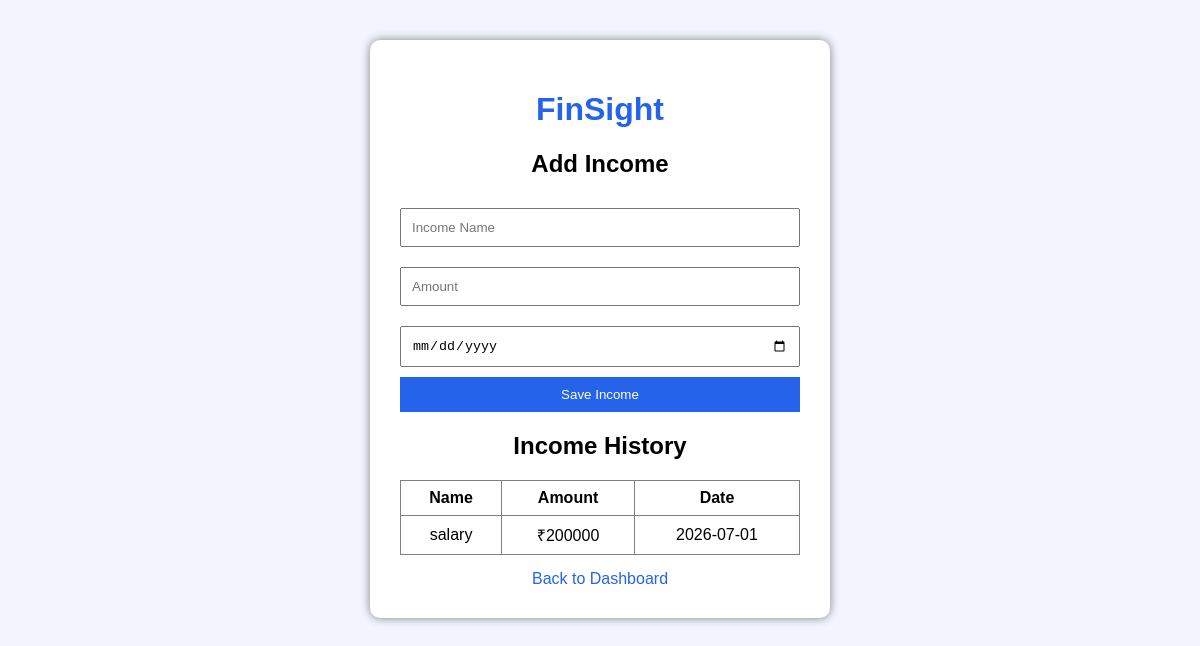
/income (signed in), run on the app's committed database.
### tables this page shows
CREATE TABLE income(
        id INTEGER PRIMARY KEY AUTOINCREMENT,
        user_id INTEGER,
        income_name TEXT,
        amount INTEGER,
        date TEXT
    );

### app.py (the view, shortened to what this page needs)
@app.route("/income", methods=["GET", "POST"])
def income():
    user_id = session.get("user_id")
    if not user_id:
        return redirect("/")
    conn = sqlite3.connect("database.db")
    cursor = conn.cursor()
    cursor.execute("""
        SELECT id,
               income_name,
               amount,
               date
        FROM income
        WHERE user_id=?
        ORDER BY date DESC
    """, (user_id,))
    incomes = cursor.fetchall()
    conn.close()
    return render_template(
        "income.html",
        incomes=incomes
    )

### templates/income.html (shortened to what this page needs)
<!DOCTYPE html>
<html>
<head>
</head>
<body>
<div class="container">
    <h1>FinSight</h1>
    <h2>Add Income</h2>
    <form method="POST">
        <input type="text" name="income_name" placeholder="Income Name" required>
        <input type="number" name="amount" placeholder="Amount" required>
        <input type="date" name="date" required>
        <button type="submit">Save Income</button>
    </form>
    <h2>Income History</h2>
    <table>
        <tr>
    <th>Name</th>
    <th>Amount</th>
    <th>Date</th>
</tr>
{% for income in incomes %}
<tr>
    <td>{{ income[1] }}</td>
    <td>₹{{ income[2] }}</td>
    <td>{{ income[3] }}</td>
</tr>
        {% endfor %}
    </table>
    <a href="/dashboard">Back to Dashboard</a>
</div>
</body>
</html>

### templates/income.html (style rules this page uses)
body { font-family: Arial, sans-serif; background: #f2f5ff; }
.container { width: 400px; margin: 40px auto; background: white; padding: 30px; border-radius: 10px; box-shadow: 0 0 10px gray; }
h1 { text-align: center; color: #2563eb; }
h2 { text-align: center; }
input { width: 100%; padding: 10px; margin: 10px 0; box-sizing: border-box; }
button { width: 100%; padding: 10px; background: #2563eb; color: white; border: none; cursor: pointer; }
table { width: 100%; margin-top: 20px; border-collapse: collapse; }
table, th, td { border: 1px solid gray; }
th, td { padding: 8px; text-align: center; }
a { display: block; margin-top: 15px; text-align: center; text-decoration: none; color: #2563eb; }

### data on the page
income: income_name "salary", amount "200000", date "2026-07-01"
